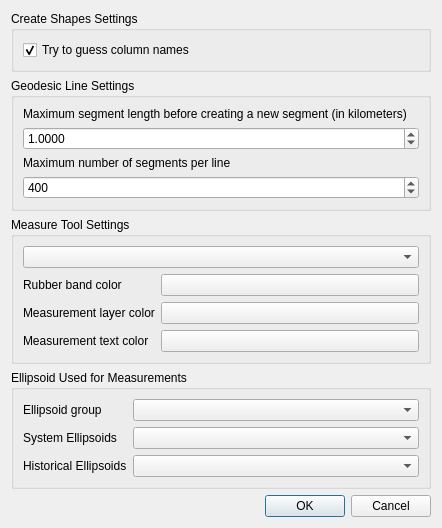
<?xml version="1.0" encoding="UTF-8"?>
<ui version="4.0">
 <class>Dialog</class>
 <widget class="QDialog" name="Dialog">
  <property name="geometry">
   <rect>
    <x>0</x>
    <y>0</y>
    <width>442</width>
    <height>471</height>
   </rect>
  </property>
  <property name="windowTitle">
   <string>Shape Tools Settings</string>
  </property>
  <property name="modal">
   <bool>true</bool>
  </property>
  <layout class="QVBoxLayout" name="verticalLayout">
   <item>
    <widget class="QGroupBox" name="groupBox">
     <property name="title">
      <string>Create Shapes Settings</string>
     </property>
     <layout class="QVBoxLayout" name="verticalLayout_2">
      <item>
       <widget class="QCheckBox" name="guessCheckBox">
        <property name="text">
         <string>Try to guess column names</string>
        </property>
        <property name="checked">
         <bool>true</bool>
        </property>
       </widget>
      </item>
     </layout>
    </widget>
   </item>
   <item>
    <widget class="QGroupBox" name="groupBox_2">
     <property name="title">
      <string>Geodesic Line Settings</string>
     </property>
     <layout class="QVBoxLayout" name="verticalLayout_3">
      <item>
       <widget class="QLabel" name="label">
        <property name="text">
         <string>Maximum segment length before creating a new segment (in kilometers)</string>
        </property>
       </widget>
      </item>
      <item>
       <widget class="QDoubleSpinBox" name="segLengthSpinBox">
        <property name="decimals">
         <number>4</number>
        </property>
        <property name="minimum">
         <double>0.010000000000000</double>
        </property>
        <property name="maximum">
         <double>999999999.000000000000000</double>
        </property>
        <property name="value">
         <double>1.000000000000000</double>
        </property>
       </widget>
      </item>
      <item>
       <widget class="QLabel" name="label_2">
        <property name="text">
         <string>Maximum number of segments per line</string>
        </property>
       </widget>
      </item>
      <item>
       <widget class="QSpinBox" name="maxSegmentsSpinBox">
        <property name="maximum">
         <number>10000</number>
        </property>
        <property name="value">
         <number>400</number>
        </property>
       </widget>
      </item>
     </layout>
    </widget>
   </item>
   <item>
    <widget class="QGroupBox" name="groupBox_3">
     <property name="title">
      <string>Measure Tool Settings</string>
     </property>
     <layout class="QVBoxLayout" name="verticalLayout_4">
      <item>
       <widget class="QComboBox" name="mtAzComboBox"/>
      </item>
      <item>
       <layout class="QFormLayout" name="formLayout">
        <item row="0" column="0">
         <widget class="QLabel" name="label_3">
          <property name="text">
           <string>Rubber band color </string>
          </property>
         </widget>
        </item>
        <item row="0" column="1">
         <widget class="QgsColorButton" name="rubberBandColorButton">
          <property name="color">
           <color>
            <red>222</red>
            <green>167</green>
            <blue>67</blue>
           </color>
          </property>
         </widget>
        </item>
        <item row="1" column="0">
         <widget class="QLabel" name="label_6">
          <property name="text">
           <string>Measurement layer color</string>
          </property>
         </widget>
        </item>
        <item row="1" column="1">
         <widget class="QgsColorButton" name="measureLineColorButton">
          <property name="color">
           <color>
            <red>0</red>
            <green>255</green>
            <blue>255</blue>
           </color>
          </property>
         </widget>
        </item>
        <item row="2" column="0">
         <widget class="QLabel" name="label_7">
          <property name="text">
           <string>Measurement text color</string>
          </property>
         </widget>
        </item>
        <item row="2" column="1">
         <widget class="QgsColorButton" name="measureTextColorButton">
          <property name="color">
           <color>
            <red>0</red>
            <green>255</green>
            <blue>255</blue>
           </color>
          </property>
         </widget>
        </item>
       </layout>
      </item>
     </layout>
    </widget>
   </item>
   <item>
    <widget class="QGroupBox" name="groupBox_4">
     <property name="title">
      <string>Ellipsoid Used for Measurements</string>
     </property>
     <layout class="QVBoxLayout" name="verticalLayout_5">
      <item>
       <layout class="QFormLayout" name="formLayout_2">
        <item row="0" column="0">
         <widget class="QLabel" name="label_4">
          <property name="text">
           <string>Ellipsoid group</string>
          </property>
         </widget>
        </item>
        <item row="0" column="1">
         <widget class="QComboBox" name="ellipsoidComboBox"/>
        </item>
        <item row="1" column="0">
         <widget class="QLabel" name="label_5">
          <property name="text">
           <string>System Ellipsoids</string>
          </property>
         </widget>
        </item>
        <item row="1" column="1">
         <widget class="QComboBox" name="systemEllipsoidComboBox"/>
        </item>
        <item row="2" column="0">
         <widget class="QLabel" name="label_8">
          <property name="text">
           <string>Historical Ellipsoids</string>
          </property>
         </widget>
        </item>
        <item row="2" column="1">
         <widget class="QComboBox" name="historicalEllipsoidComboBox"/>
        </item>
       </layout>
      </item>
     </layout>
    </widget>
   </item>
   <item>
    <spacer name="verticalSpacer">
     <property name="orientation">
      <enum>Qt::Vertical</enum>
     </property>
     <property name="sizeHint" stdset="0">
      <size>
       <width>20</width>
       <height>40</height>
      </size>
     </property>
    </spacer>
   </item>
   <item>
    <widget class="QDialogButtonBox" name="buttonBox">
     <property name="orientation">
      <enum>Qt::Horizontal</enum>
     </property>
     <property name="standardButtons">
      <set>QDialogButtonBox::Cancel|QDialogButtonBox::Ok</set>
     </property>
    </widget>
   </item>
  </layout>
 </widget>
 <customwidgets>
  <customwidget>
   <class>QgsColorButton</class>
   <extends>QPushButton</extends>
   <header>qgscolorbutton.h</header>
  </customwidget>
 </customwidgets>
 <resources/>
 <connections>
  <connection>
   <sender>buttonBox</sender>
   <signal>accepted()</signal>
   <receiver>Dialog</receiver>
   <slot>accept()</slot>
   <hints>
    <hint type="sourcelabel">
     <x>248</x>
     <y>254</y>
    </hint>
    <hint type="destinationlabel">
     <x>157</x>
     <y>274</y>
    </hint>
   </hints>
  </connection>
  <connection>
   <sender>buttonBox</sender>
   <signal>rejected()</signal>
   <receiver>Dialog</receiver>
   <slot>reject()</slot>
   <hints>
    <hint type="sourcelabel">
     <x>316</x>
     <y>260</y>
    </hint>
    <hint type="destinationlabel">
     <x>286</x>
     <y>274</y>
    </hint>
   </hints>
  </connection>
 </connections>
</ui>
